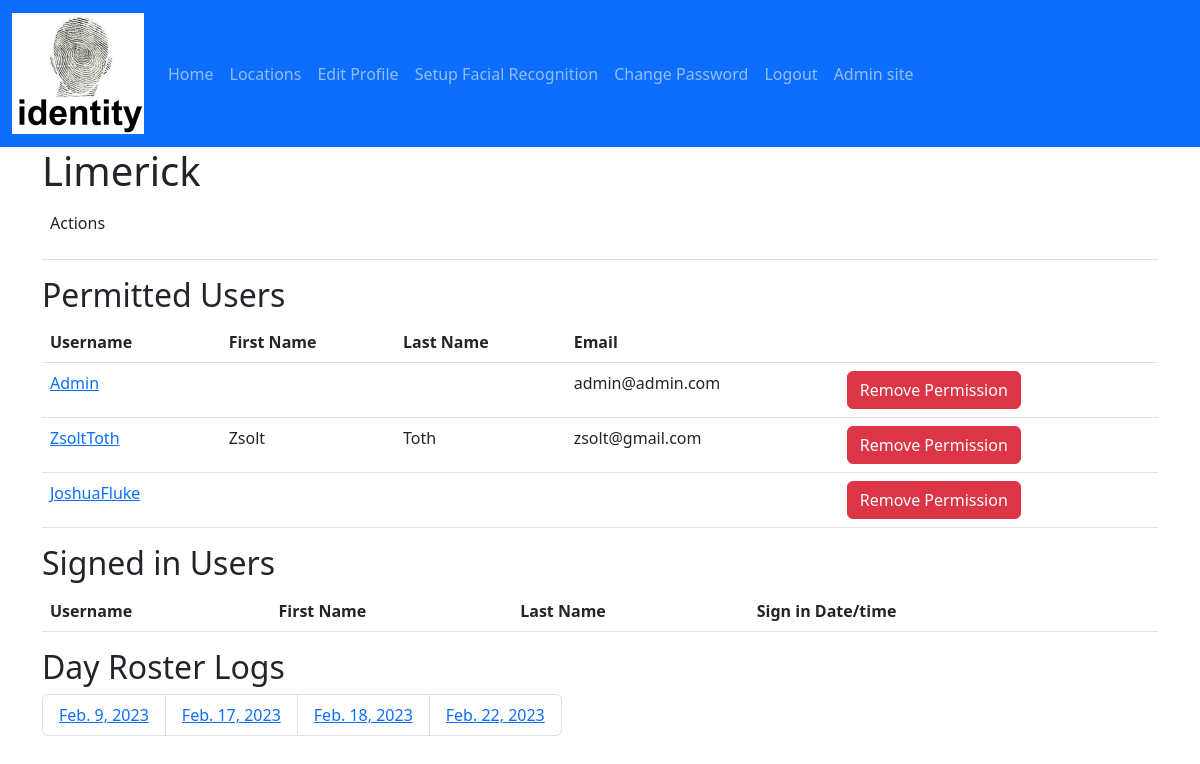
/locations/1/ (signed in), run on an earlier commit of the app's database.
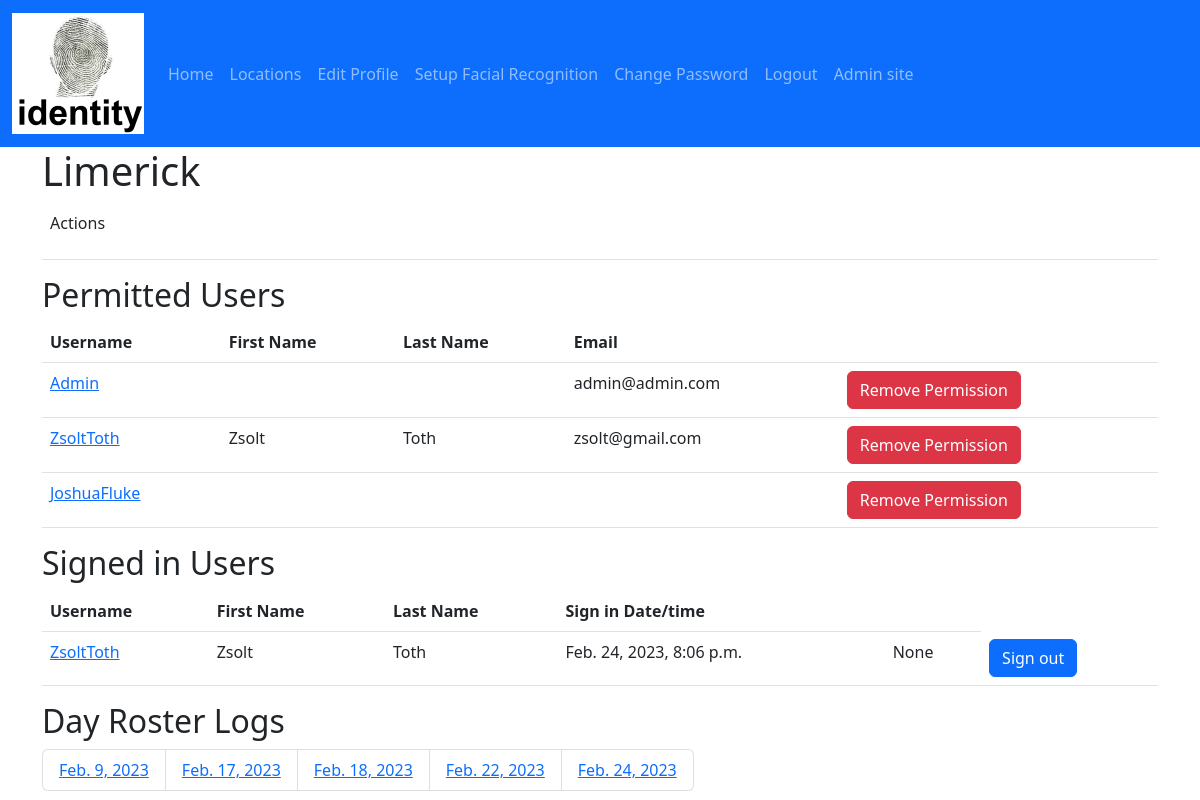
And on a later commit of the database.
### identity/models.py (models this page shows, shortened)
class LocationPermission(models.Model):
    location = models.ForeignKey(Location, on_delete=models.CASCADE)
    user_account = models.ForeignKey(
        settings.AUTH_USER_MODEL,
        on_delete=models.CASCADE,
    )

class UserAccount(AbstractUser):
    is_face_recognition_enabled = models.BooleanField(default=False)
    is_twin = models.BooleanField(default=False)
    telephone = models.CharField(max_length=20, blank=True)

class Roster(models.Model):
    id = models.AutoField(primary_key=True)
    location = models.ForeignKey(Location, on_delete=models.CASCADE)
    sign_in_date = models.DateTimeField('date signed in', auto_now_add=True)
    sign_out_date = models.DateTimeField('date signed out', blank=True, null=True)
    user_account = models.ForeignKey(
        settings.AUTH_USER_MODEL,
        on_delete=models.CASCADE,
    )

### identity/views.py (the view)
# urls.py: path('locations/<int:location_id>/',views.location_details, name='details'),
@login_required
def location_details(request, location_id):
    location = get_object_or_404(Location, pk=location_id)
    location_active_sign_ins: list = Roster.objects.filter(
        location=location, sign_out_date__isnull=True)
    location_day_roster_logs: list = Roster.objects.filter(
        location=location).values_list('sign_in_date__date', flat=True).distinct()
    context = {
        'location': location,
        'location_active_sign_ins': location_active_sign_ins,
        'location_day_roster_logs': location_day_roster_logs,
    }
    return render(request, 'locations/details.html', context)

### identity/templates/locations/details.html (shortened to what this page needs)
{% extends "master.html" %}
{% block content %}
    <h1>{{ location.name }}</h1>
    <table class="table" aria-describedby="my-desc">
        <tr>
            <td>
                <p id="my-desc">Actions</p>
            </td>
            <td>
            </td>
            <td>
            </td>
        </tr>
    </table>
    <h2 id="my-desc">Permitted Users</h2>
    {% if location.locationpermission_set.all %}
        <table class="table" aria-describedby="my-desc">
            <tr>
                <th>Username</th>
                <th>First Name</th>
                <th>Last Name</th>
                <th>Email</th>
                <th>
                </th>
            </tr>
            {% for location_permission in location.locationpermission_set.all %}
                <tr>
                    <td>
                        <a href="{% url 'user-account-details' location_permission.user_account.id %}">{{ location_permission.user_account.username }}</a>
                    </td>
                    <td>{{ location_permission.user_account.first_name }}</td>
                    <td>{{ location_permission.user_account.last_name }}</td>
                    <td>{{ location_permission.user_account.email }}</td>
                    <td>
                        <a class="btn btn-danger"
                           href="{% url 'remove-permission' location_permission.location.id location_permission.user_account.id %}">Remove Permission</a>
                    </td>
                </tr>
            {% endfor %}
        </table>
    {% else %}
        <p>No Permissions are set for this location.</p>
    {% endif %}
    <h2 id="roster-desc">Signed in Users</h2>
    {% if location.roster_set.all %}
        <table class="table" aria-describedby="roster-desc">
            <tr>
                <th>Username</th>
                <th>First Name</th>
                <th>Last Name</th>
                <th>Sign in Date/time</th>
                <th>
                </th>
            </tr>
            {% for roster in location_active_sign_ins %}
                <tr>
                    <td>
                        <a href="{% url 'user-account-details' roster.user_account.id %}">{{ roster.user_account.username }}</a>
                    </td>
                    <td>{{ roster.user_account.first_name }}</td>
                    <td>{{ roster.user_account.last_name }}</td>
                    <td>{{ roster.sign_in_date }}</td>
                    <td>{{ roster.sign_out_date }}</td>
                    <td>
                        <a class="btn btn-primary" href="{% url 'force-sign-out' roster.id %}">Sign out</a>
                    </td>
                </tr>
            {% endfor %}
        </table>
    {% else %}
        <p>
            No active user sign-ins for this location.
        </p>
    {% endif %}
    <h2 id="day-roster-desc" class="sm">
        Day Roster Logs
    </h2>
    {% if location_day_roster_logs %}
        <ul class="list-group list-group-horizontal">
            {% for location_day_roster_log in location_day_roster_logs %}
                <li class="list-group-item">
                    <a href="{% url 'roster-details' location.id location_day_roster_log %}">{{ location_day_roster_log }}</a>
                </li>
            {% endfor %}
        </ul>
    {% else %}
        <p>
            No Day Roster Logs for this location.
        </p>
    {% endif %}
{% endblock content %}

What changed in the data, as far as the page shows it:
added Roster: user_account.username "ZsoltToth", user_account.first_name "Zsolt", user_account.last_name "Toth", sign_in_date "Feb. 24, 2023, 8:06 p.m.", sign_out_date "None"
Also different on the page:
new list line: "Feb. 24, 2023"
